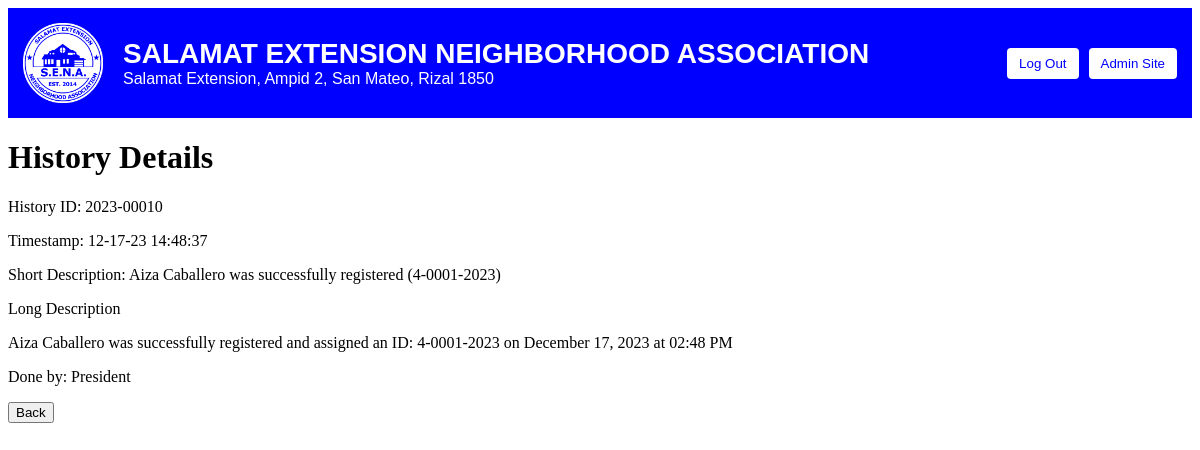
The app's page /masterlist/history/2023-00010 (signed in) with its own data.
### masterlist/models.py (models this page shows, shortened)
class History(models.Model):
	history_id = models.CharField(max_length=10, primary_key=True) # 2023-00001 (History on 2023, Entry #1)
	history_timestamp = models.CharField(max_length=17) # MM-DD-YY HH:MM:SS
	history_short_desc = models.CharField(max_length=100)
	history_long_desc = models.TextField()
	history_done_by = models.CharField(max_length=20, null=True) # e.g., President, Secretary
	person = models.ForeignKey(Person, on_delete=models.SET_NULL, null=True) # prevents deletion of histories attributed to a 'Person' when it's deleted

### masterlist/views.py (the view)
# urls.py: path('history/<history_id>', views.history_details_page, name='history_details'),
@login_required(login_url='login')
def history_details_page(request, history_id):
	entry = get_object_or_404(History, pk=history_id)
	context = {
		'short_description': entry.history_short_desc,
		'long_description': entry.history_long_desc,
		'timestamp': entry.history_timestamp,
		'history_id': entry.history_id,
		'done_by': entry.history_done_by,
	}
	return render(request, 'masterlist/history_details.html', context)

### templates/masterlist/history_details.html (shortened to what this page needs)
{% extends "base.html" %}
{% block content %}
<h1>History Details</h1>
<p>History ID: {{ history_id }}</p>
<p>Timestamp: {{ timestamp }}</p>
<p>Short Description: {{ short_description }}</p>
<p>
	Long Description<br>
	{{ long_description|linebreaks }}
</p>
<p>Done by: {{ done_by }}</p>
<button onclick="history.back();">Back</button>
{% endblock %}

### records on screen
History: history_id "2023-00010", history_timestamp "12-17-23 14:48:37", history_short_desc "Aiza Caballero was successfully registered (4-0001-2023)", history_long_desc "Aiza Caballero was successfully registered and assigned an ID: 4-0001-2023 on December 17, 2023 at 02:48 PM", history_done_by "President"
